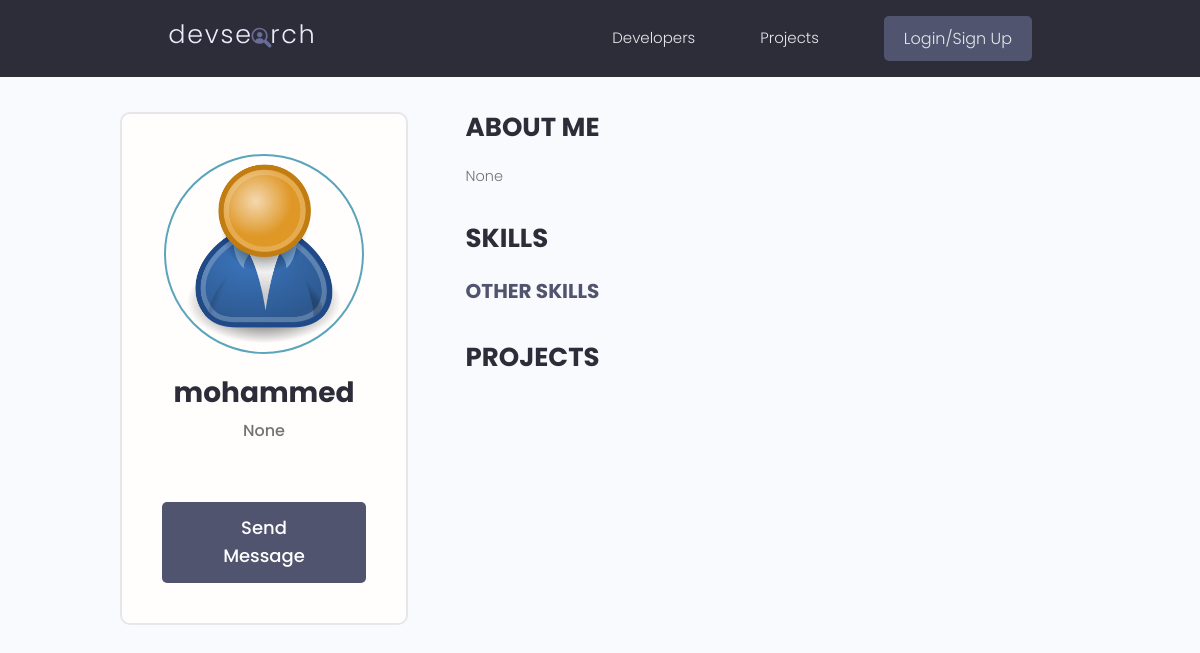
The page /profile/05ec0270-0221-4c2c-b0d4-e9c9d5a15cb9 on the database as committed earlier.
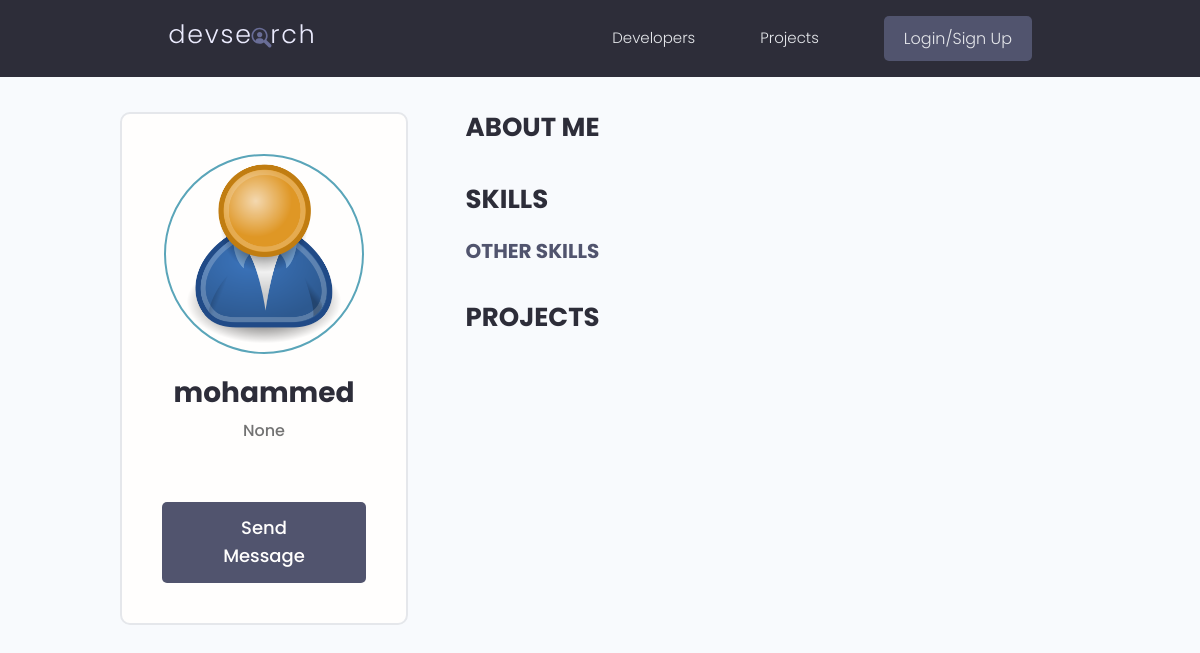
The same page on the database as committed later.
### users/models.py (models this page shows, shortened)
class Profile(models.Model):
    id = models.UUIDField(default=uuid.uuid4, unique=True,
                            primary_key=True, editable=False)
    user = models.OneToOneField(
        User, null=True, blank=True, on_delete=models.CASCADE, related_name='user')
    name = models.CharField(max_length=200, null=True, blank=True)
    user_name = models.CharField(max_length=200, null=True, blank=True)
    email = models.EmailField(null=True, blank=True)
    headline = models.CharField(max_length=800, null=True, blank=True)
    bio = models.TextField(null=True, blank=True)
    location = models.CharField(max_length=200, null=True, blank=True)
    profile_image = models.ImageField(
        null=True, blank=True, upload_to="profiles/", default="profiles/user-default.png")
    social_github = models.URLField(max_length=200, null=True, blank=True)
    social_twitter = models.URLField(max_length=200, null=True, blank=True)
    social_linkedin = models.URLField(max_length=200, null=True, blank=True)
    social_youtube = models.URLField(max_length=200, null=True, blank=True)
    social_website = models.URLField(max_length=200, null=True, blank=True)
    reviews = models.ManyToManyField(User, blank=True, related_name='reviews')
    reviews_counter = models.IntegerField(default=0, null=True, blank=True)
    created = models.DateTimeField(auto_now_add=True)
    is_saved = True
    def __init__(self, *args, **kwargs):
        super().__init__(*args, **kwargs)
        fixImage(Profile, self, 'profile_image', 'profiles/user-default.png')
    def calcReviews(self, request):
        user = request.user
        if user.is_authenticated and user != self.user:
            status = self.reviews.filter(username=user.username).exists()
            if not status:
                self.reviews.add(user)
                self.reviews_counter += 1
                self.save()
    class Meta:
        ordering = ["-reviews_counter"]

### users/views.py (the view)
# urls.py: path('profile/<str:pk>', views.userProfile, name="user-profile"),
def userProfile(request, pk):
    profile = Profile.objects.get(id=pk)
    topSkills = profile.skill_set.exclude(description="")
    otherSkills = profile.skill_set.filter(description="")
    profile.calcReviews(request)
    context = {
        "profile": profile,
        "topSkills": topSkills,
        "otherSkills": otherSkills
    }
    return render(request, "users/user_profile.html", context)

### utils/fixImage.py (called while the page is built)
def fixImage(parent, self, name, path):
    if not getattr(self, name):
        image = {
            name: path
        }
        parent.objects.filter(id=self.id).update(**image)
        setattr(self, name, {
            'url': f'/media/{path}'
        })

### users/templates/users/user_profile.html (shortened to what this page needs)
{% extends "main.html" %}
{% block content %}
<main class="profile my-md">
    <div class="container">
        <div class="layout">
            <div class="column column--1of3">
                <div class="card text-center">
                    <div class="card__body dev">
                        <img class="avatar avatar--xl" src="{{profile.profile_image.url}}" />
                        <h2 class="dev__name">{{profile.name}}</h2>
                        <p class="dev__title">{{profile.headline}}</p>
                        {% if profile != request.user.profile %}
                            <a href="{% url 'send-message' profile.id %}" class="btn btn--sub btn--lg">Send Message </a>
                        {% endif %}
                    </div>
                </div>
            </div>
            <div class="column column--2of3">
                <div class="devInfo">
                    <h3 class="devInfo__title">About Me</h3>
                    <p class="devInfo__about">
                        {{profile.bio}}
                    </p>
                </div>
                <div class="devInfo">
                    <h3 class="devInfo__title">Skills</h3>
                    <div class="devInfo__skills">
                        <h3 class="devInfo__subtitle">Other Skills</h3>
                    </div>
                </div>
                <div class="devInfo">
                    <h3 class="devInfo__title">Projects</h3>
                </div>
            </div>
        </div>
    </div>
</main>
{% endblock %}

Rows that differ between the two databases and show on the page:
changed Profile "mohammed": bio "None" → (not shown)
